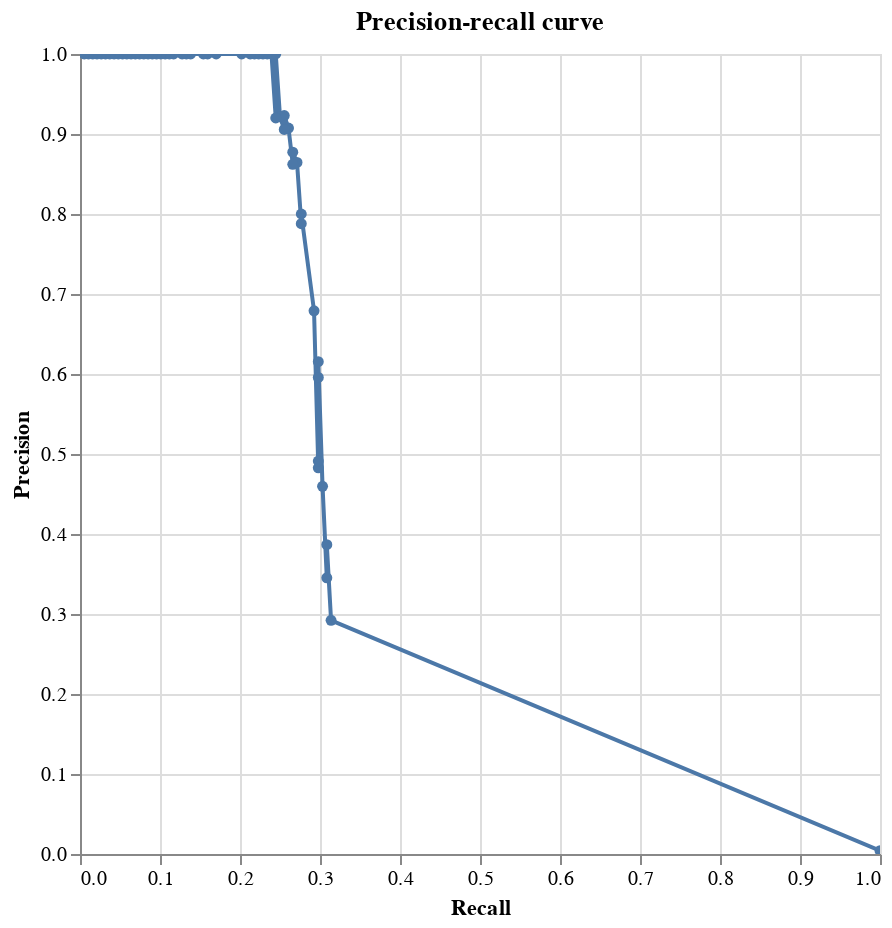

The cell this chart's notebook holds for it:
### Code cell
precision_recall_chart(labels_and_scores, spark)

### Figure 1 — Vega-Lite specification as saved in the notebook (floating-point values rounded to 4 significant figures)
{"$schema": "https://vega.github.io/schema/vega-lite/v4.8.1.json", "config": {"view": {"continuousHeight": 300, "continuousWidth": 400}}, "data": {"name": "data-fadd0e93e9546856cbc745a99e65285d", "values": [{"FN": 0, "FN_rate": 0, "FP": 44662, "FP_rate": 1, "N": 44662, "N_rate": 0.9958, "P": 188, "P_rate": 0.004192, "TN": 0, "TN_rate": 0, "TP": 188, "TP_rate": 1, "precision": 0.004192, "recall": 1, "row_count": 44850, "truth_threshold": 0}, {"FN": 129, "FN_rate": 0.6862, "FP": 143, "FP_rate": 0.003202, "N": 44662, "N_rate": 0.9958, "P": 188, "P_rate": 0.004192, "TN": 44519, "TN_rate": 0.9968, "TP": 59, "TP_rate": 0.3138, "precision": 0.2921, "recall": 0.3138, "row_count": 44850, "truth_threshold": 0.00507}, {"FN": 130, "FN_rate": 0.6915, "FP": 110, "FP_rate": 0.002463, "N": 44662, "N_rate": 0.9958, "P": 188, "P_rate": 0.004192, "TN": 44552, "TN_rate": 0.9975, "TP": 58, "TP_rate": 0.3085, "precision": 0.3452, "recall": 0.3085, "row_count": 44850, "truth_threshold": 0.01098}, {"FN": 130, "FN_rate": 0.6915, "FP": 92, "FP_rate": 0.00206, "N": 44662, "N_rate": 0.9958, "P": 188, "P_rate": 0.004192, "TN": 44570, "TN_rate": 0.9979, "TP": 58, "TP_rate": 0.3085, "precision": 0.3867, "recall": 0.3085, "row_count": 44850, "truth_threshold": 0.01204}, {"FN": 131, "FN_rate": 0.6968, "FP": 67, "FP_rate": 0.0015, "N": 44662, "N_rate": 0.9958, "P": 188, "P_rate": 0.004192, "TN": 44595, "TN_rate": 0.9985, "TP": 57, "TP_rate": 0.3032, "precision": 0.4597, "recall": 0.3032, "row_count": 44850, "truth_threshold": 0.02585}, {"FN": 132, "FN_rate": 0.7021, "FP": 60, "FP_rate": 0.001343, "N": 44662, "N_rate": 0.9958, "P": 188, "P_rate": 0.004192, "TN": 44602, "TN_rate": 0.9987, "TP": 56, "TP_rate": 0.2979, "precision": 0.4828, "recall": 0.2979, "row_count": 44850, "truth_threshold": 0.02868}, {"FN": 132, "FN_rate": 0.7021, "FP": 58, "FP_rate": 0.001299, "N": 44662, "N_rate": 0.9958, "P": 188, "P_rate": 0.004192, "TN": 44604, "TN_rate": 0.9987, "TP": 56, "TP_rate": 0.2979, "precision": 0.4912, "recall": 0.2979, "row_count": 44850, "truth_threshold": 0.05507}, {"FN": 132, "FN_rate": 0.7021, "FP": 38, "FP_rate": 0.0008508, "N": 44662, "N_rate": 0.9958, "P": 188, "P_rate": 0.004192, "TN": 44624, "TN_rate": 0.9991, "TP": 56, "TP_rate": 0.2979, "precision": 0.5957, "recall": 0.2979, "row_count": 44850, "truth_threshold": 0.06594}, {"FN": 132, "FN_rate": 0.7021, "FP": 35, "FP_rate": 0.0007837, "N": 44662, "N_rate": 0.9958, "P": 188, "P_rate": 0.004192, "TN": 44627, "TN_rate": 0.9992, "TP": 56, "TP_rate": 0.2979, "precision": 0.6154, "recall": 0.2979, "row_count": 44850, "truth_threshold": 0.1126}, {"FN": 133, "FN_rate": 0.7074, "FP": 26, "FP_rate": 0.0005822, "N": 44662, "N_rate": 0.9958, "P": 188, "P_rate": 0.004192, "TN": 44636, "TN_rate": 0.9994, "TP": 55, "TP_rate": 0.2926, "precision": 0.679, "recall": 0.2926, "row_count": 44850, "truth_threshold": 0.1223}, {"FN": 136, "FN_rate": 0.7234, "FP": 14, "FP_rate": 0.0003135, "N": 44662, "N_rate": 0.9958, "P": 188, "P_rate": 0.004192, "TN": 44648, "TN_rate": 0.9997, "TP": 52, "TP_rate": 0.2766, "precision": 0.7879, "recall": 0.2766, "row_count": 44850, "truth_threshold": 0.231}, {"FN": 136, "FN_rate": 0.7234, "FP": 13, "FP_rate": 0.0002911, "N": 44662, "N_rate": 0.9958, "P": 188, "P_rate": 0.004192, "TN": 44649, "TN_rate": 0.9997, "TP": 52, "TP_rate": 0.2766, "precision": 0.8, "recall": 0.2766, "row_count": 44850, "truth_threshold": 0.2328}, {"FN": 137, "FN_rate": 0.7287, "FP": 8, "FP_rate": 0.0001791, "N": 44662, "N_rate": 0.9958, "P": 188, "P_rate": 0.004192, "TN": 44654, "TN_rate": 0.9998, "TP": 51, "TP_rate": 0.2713, "precision": 0.8644, "recall": 0.2713, "row_count": 44850, "truth_threshold": 0.2339}, {"FN": 138, "FN_rate": 0.734, "FP": 8, "FP_rate": 0.0001791, "N": 44662, "N_rate": 0.9958, "P": 188, "P_rate": 0.004192, "TN": 44654, "TN_rate": 0.9998, "TP": 50, "TP_rate": 0.266, "precision": 0.8621, "recall": 0.266, "row_count": 44850, "truth_threshold": 0.6815}, {"FN": 138, "FN_rate": 0.734, "FP": 7, "FP_rate": 0.0001567, "N": 44662, "N_rate": 0.9958, "P": 188, "P_rate": 0.004192, "TN": 44655, "TN_rate": 0.9998, "TP": 50, "TP_rate": 0.266, "precision": 0.8772, "recall": 0.266, "row_count": 44850, "truth_threshold": 0.8089}, {"FN": 139, "FN_rate": 0.7394, "FP": 5, "FP_rate": 0.000112, "N": 44662, "N_rate": 0.9958, "P": 188, "P_rate": 0.004192, "TN": 44657, "TN_rate": 0.9999, "TP": 49, "TP_rate": 0.2606, "precision": 0.9074, "recall": 0.2606, "row_count": 44850, "truth_threshold": 0.8097}, {"FN": 140, "FN_rate": 0.7447, "FP": 5, "FP_rate": 0.000112, "N": 44662, "N_rate": 0.9958, "P": 188, "P_rate": 0.004192, "TN": 44657, "TN_rate": 0.9999, "TP": 48, "TP_rate": 0.2553, "precision": 0.9057, "recall": 0.2553, "row_count": 44850, "truth_threshold": 0.8233}, {"FN": 140, "FN_rate": 0.7447, "FP": 4, "FP_rate": 8.956e-05, "N": 44662, "N_rate": 0.9958, "P": 188, "P_rate": 0.004192, "TN": 44658, "TN_rate": 0.9999, "TP": 48, "TP_rate": 0.2553, "precision": 0.9231, "recall": 0.2553, "row_count": 44850, "truth_threshold": 0.8296}, {"FN": 141, "FN_rate": 0.75, "FP": 4, "FP_rate": 8.956e-05, "N": 44662, "N_rate": 0.9958, "P": 188, "P_rate": 0.004192, "TN": 44658, "TN_rate": 0.9999, "TP": 47, "TP_rate": 0.25, "precision": 0.9216, "recall": 0.25, "row_count": 44850, "truth_threshold": 0.8995}, {"FN": 142, "FN_rate": 0.7553, "FP": 4, "FP_rate": 8.956e-05, "N": 44662, "N_rate": 0.9958, "P": 188, "P_rate": 0.004192, "TN": 44658, "TN_rate": 0.9999, "TP": 46, "TP_rate": 0.2447, "precision": 0.92, "recall": 0.2447, "row_count": 44850, "truth_threshold": 0.9021}, {"FN": 142, "FN_rate": 0.7553, "FP": 0, "FP_rate": 0, "N": 44662, "N_rate": 0.9958, "P": 188, "P_rate": 0.004192, "TN": 44662, "TN_rate": 1, "TP": 46, "TP_rate": 0.2447, "precision": 1, "recall": 0.2447, "row_count": 44850, "truth_threshold": 0.9101}, {"FN": 143, "FN_rate": 0.7606, "FP": 0, "FP_rate": 0, "N": 44662, "N_rate": 0.9958, "P": 188, "P_rate": 0.004192, "TN": 44662, "TN_rate": 1, "TP": 45, "TP_rate": 0.2394, "precision": 1, "recall": 0.2394, "row_count": 44850, "truth_threshold": 0.9105}, {"FN": 144, "FN_rate": 0.766, "FP": 0, "FP_rate": 0, "N": 44662, "N_rate": 0.9958, "P": 188, "P_rate": 0.004192, "TN": 44662, "TN_rate": 1, "TP": 44, "TP_rate": 0.234, "precision": 1, "recall": 0.234, "row_count": 44850, "truth_threshold": 0.9227}, {"FN": 145, "FN_rate": 0.7713, "FP": 0, "FP_rate": 0, "N": 44662, "N_rate": 0.9958, "P": 188, "P_rate": 0.004192, "TN": 44662, "TN_rate": 1, "TP": 43, "TP_rate": 0.2287, "precision": 1, "recall": 0.2287, "row_count": 44850, "truth_threshold": 0.9288}, {"FN": 146, "FN_rate": 0.7766, "FP": 0, "FP_rate": 0, "N": 44662, "N_rate": 0.9958, "P": 188, "P_rate": 0.004192, "TN": 44662, "TN_rate": 1, "TP": 42, "TP_rate": 0.2234, "precision": 1, "recall": 0.2234, "row_count": 44850, "truth_threshold": 0.9471}, {"FN": 147, "FN_rate": 0.7819, "FP": 0, "FP_rate": 0, "N": 44662, "N_rate": 0.9958, "P": 188, "P_rate": 0.004192, "TN": 44662, "TN_rate": 1, "TP": 41, "TP_rate": 0.2181, "precision": 1, "recall": 0.2181, "row_count": 44850, "truth_threshold": 0.9571}, {"FN": 148, "FN_rate": 0.7872, "FP": 0, "FP_rate": 0, "N": 44662, "N_rate": 0.9958, "P": 188, "P_rate": 0.004192, "TN": 44662, "TN_rate": 1, "TP": 40, "TP_rate": 0.2128, "precision": 1, "recall": 0.2128, "row_count": 44850, "truth_threshold": 0.9598}, {"FN": 150, "FN_rate": 0.7979, "FP": 0, "FP_rate": 0, "N": 44662, "N_rate": 0.9958, "P": 188, "P_rate": 0.004192, "TN": 44662, "TN_rate": 1, "TP": 38, "TP_rate": 0.2021, "precision": 1, "recall": 0.2021, "row_count": 44850, "truth_threshold": 0.9737}, {"FN": 156, "FN_rate": 0.8298, "FP": 0, "FP_rate": 0, "N": 44662, "N_rate": 0.9958, "P": 188, "P_rate": 0.004192, "TN": 44662, "TN_rate": 1, "TP": 32, "TP_rate": 0.1702, "precision": 1, "recall": 0.1702, "row_count": 44850, "truth_threshold": 0.9816}, {"FN": 158, "FN_rate": 0.8404, "FP": 0, "FP_rate": 0, "N": 44662, "N_rate": 0.9958, "P": 188, "P_rate": 0.004192, "TN": 44662, "TN_rate": 1, "TP": 30, "TP_rate": 0.1596, "precision": 1, "recall": 0.1596, "row_count": 44850, "truth_threshold": 0.9832}, {"FN": 159, "FN_rate": 0.8457, "FP": 0, "FP_rate": 0, "N": 44662, "N_rate": 0.9958, "P": 188, "P_rate": 0.004192, "TN": 44662, "TN_rate": 1, "TP": 29, "TP_rate": 0.1543, "precision": 1, "recall": 0.1543, "row_count": 44850, "truth_threshold": 0.9834}, {"FN": 162, "FN_rate": 0.8617, "FP": 0, "FP_rate": 0, "N": 44662, "N_rate": 0.9958, "P": 188, "P_rate": 0.004192, "TN": 44662, "TN_rate": 1, "TP": 26, "TP_rate": 0.1383, "precision": 1, "recall": 0.1383, "row_count": 44850, "truth_threshold": 0.9915}, {"FN": 163, "FN_rate": 0.867, "FP": 0, "FP_rate": 0, "N": 44662, "N_rate": 0.9958, "P": 188, "P_rate": 0.004192, "TN": 44662, "TN_rate": 1, "TP": 25, "TP_rate": 0.133, "precision": 1, "recall": 0.133, "row_count": 44850, "truth_threshold": 0.9954}, {"FN": 164, "FN_rate": 0.8723, "FP": 0, "FP_rate": 0, "N": 44662, "N_rate": 0.9958, "P": 188, "P_rate": 0.004192, "TN": 44662, "TN_rate": 1, "TP": 24, "TP_rate": 0.1277, "precision": 1, "recall": 0.1277, "row_count": 44850, "truth_threshold": 0.9967}, {"FN": 166, "FN_rate": 0.883, "FP": 0, "FP_rate": 0, "N": 44662, "N_rate": 0.9958, "P": 188, "P_rate": 0.004192, "TN": 44662, "TN_rate": 1, "TP": 22, "TP_rate": 0.117, "precision": 1, "recall": 0.117, "row_count": 44850, "truth_threshold": 0.9968}, {"FN": 167, "FN_rate": 0.8883, "FP": 0, "FP_rate": 0, "N": 44662, "N_rate": 0.9958, "P": 188, "P_rate": 0.004192, "TN": 44662, "TN_rate": 1, "TP": 21, "TP_rate": 0.1117, "precision": 1, "recall": 0.1117, "row_count": 44850, "truth_threshold": 0.9984}, {"FN": 168, "FN_rate": 0.8936, "FP": 0, "FP_rate": 0, "N": 44662, "N_rate": 0.9958, "P": 188, "P_rate": 0.004192, "TN": 44662, "TN_rate": 1, "TP": 20, "TP_rate": 0.1064, "precision": 1, "recall": 0.1064, "row_count": 44850, "truth_threshold": 0.9986}, {"FN": 169, "FN_rate": 0.8989, "FP": 0, "FP_rate": 0, "N": 44662, "N_rate": 0.9958, "P": 188, "P_rate": 0.004192, "TN": 44662, "TN_rate": 1, "TP": 19, "TP_rate": 0.1011, "precision": 1, "recall": 0.1011, "row_count": 44850, "truth_threshold": 0.9989}, {"FN": 170, "FN_rate": 0.9043, "FP": 0, "FP_rate": 0, "N": 44662, "N_rate": 0.9958, "P": 188, "P_rate": 0.004192, "TN": 44662, "TN_rate": 1, "TP": 18, "TP_rate": 0.09574, "precision": 1, "recall": 0.09574, "row_count": 44850, "truth_threshold": 0.9993}, {"FN": 171, "FN_rate": 0.9096, "FP": 0, "FP_rate": 0, "N": 44662, "N_rate": 0.9958, "P": 188, "P_rate": 0.004192, "TN": 44662, "TN_rate": 1, "TP": 17, "TP_rate": 0.09043, "precision": 1, "recall": 0.09043, "row_count": 44850, "truth_threshold": 0.9997}, {"FN": 172, "FN_rate": 0.9149, "FP": 0, "FP_rate": 0, "N": 44662, "N_rate": 0.9958, "P": 188, "P_rate": 0.004192, "TN": 44662, "TN_rate": 1, "TP": 16, "TP_rate": 0.08511, "precision": 1, "recall": 0.08511, "row_count": 44850, "truth_threshold": 0.9997}, {"FN": 173, "FN_rate": 0.9202, "FP": 0, "FP_rate": 0, "N": 44662, "N_rate": 0.9958, "P": 188, "P_rate": 0.004192, "TN": 44662, "TN_rate": 1, "TP": 15, "TP_rate": 0.07979, "precision": 1, "recall": 0.07979, "row_count": 44850, "truth_threshold": 0.9998}, {"FN": 174, "FN_rate": 0.9255, "FP": 0, "FP_rate": 0, "N": 44662, "N_rate": 0.9958, "P": 188, "P_rate": 0.004192, "TN": 44662, "TN_rate": 1, "TP": 14, "TP_rate": 0.07447, "precision": 1, "recall": 0.07447, "row_count": 44850, "truth_threshold": 0.9998}, {"FN": 175, "FN_rate": 0.9309, "FP": 0, "FP_rate": 0, "N": 44662, "N_rate": 0.9958, "P": 188, "P_rate": 0.004192, "TN": 44662, "TN_rate": 1, "TP": 13, "TP_rate": 0.06915, "precision": 1, "recall": 0.06915, "row_count": 44850, "truth_threshold": 0.9998}, {"FN": 176, "FN_rate": 0.9362, "FP": 0, "FP_rate": 0, "N": 44662, "N_rate": 0.9958, "P": 188, "P_rate": 0.004192, "TN": 44662, "TN_rate": 1, "TP": 12, "TP_rate": 0.06383, "precision": 1, "recall": 0.06383, "row_count": 44850, "truth_threshold": 0.9998}, {"FN": 177, "FN_rate": 0.9415, "FP": 0, "FP_rate": 0, "N": 44662, "N_rate": 0.9958, "P": 188, "P_rate": 0.004192, "TN": 44662, "TN_rate": 1, "TP": 11, "TP_rate": 0.05851, "precision": 1, "recall": 0.05851, "row_count": 44850, "truth_threshold": 0.9999}, {"FN": 178, "FN_rate": 0.9468, "FP": 0, "FP_rate": 0, "N": 44662, "N_rate": 0.9958, "P": 188, "P_rate": 0.004192, "TN": 44662, "TN_rate": 1, "TP": 10, "TP_rate": 0.05319, "precision": 1, "recall": 0.05319, "row_count": 44850, "truth_threshold": 0.9999}, {"FN": 179, "FN_rate": 0.9521, "FP": 0, "FP_rate": 0, "N": 44662, "N_rate": 0.9958, "P": 188, "P_rate": 0.004192, "TN": 44662, "TN_rate": 1, "TP": 9, "TP_rate": 0.04787, "precision": 1, "recall": 0.04787, "row_count": 44850, "truth_threshold": 0.9999}, {"FN": 180, "FN_rate": 0.9574, "FP": 0, "FP_rate": 0, "N": 44662, "N_rate": 0.9958, "P": 188, "P_rate": 0.004192, "TN": 44662, "TN_rate": 1, "TP": 8, "TP_rate": 0.04255, "precision": 1, "recall": 0.04255, "row_count": 44850, "truth_threshold": 0.9999}, {"FN": 181, "FN_rate": 0.9628, "FP": 0, "FP_rate": 0, "N": 44662, "N_rate": 0.9958, "P": 188, "P_rate": 0.004192, "TN": 44662, "TN_rate": 1, "TP": 7, "TP_rate": 0.03723, "precision": 1, "recall": 0.03723, "row_count": 44850, "truth_threshold": 1.0}, {"FN": 182, "FN_rate": 0.9681, "FP": 0, "FP_rate": 0, "N": 44662, "N_rate": 0.9958, "P": 188, "P_rate": 0.004192, "TN": 44662, "TN_rate": 1, "TP": 6, "TP_rate": 0.03191, "precision": 1, "recall": 0.03191, "row_count": 44850, "truth_threshold": 1.0}, {"FN": 183, "FN_rate": 0.9734, "FP": 0, "FP_rate": 0, "N": 44662, "N_rate": 0.9958, "P": 188, "P_rate": 0.004192, "TN": 44662, "TN_rate": 1, "TP": 5, "TP_rate": 0.0266, "precision": 1, "recall": 0.0266, "row_count": 44850, "truth_threshold": 1.0}, {"FN": 184, "FN_rate": 0.9787, "FP": 0, "FP_rate": 0, "N": 44662, "N_rate": 0.9958, "P": 188, "P_rate": 0.004192, "TN": 44662, "TN_rate": 1, "TP": 4, "TP_rate": 0.02128, "precision": 1, "recall": 0.02128, "row_count": 44850, "truth_threshold": 1.0}, {"FN": 185, "FN_rate": 0.984, "FP": 0, "FP_rate": 0, "N": 44662, "N_rate": 0.9958, "P": 188, "P_rate": 0.004192, "TN": 44662, "TN_rate": 1, "TP": 3, "TP_rate": 0.01596, "precision": 1, "recall": 0.01596, "row_count": 44850, "truth_threshold": 1.0}, {"FN": 186, "FN_rate": 0.9894, "FP": 0, "FP_rate": 0, "N": 44662, "N_rate": 0.9958, "P": 188, "P_rate": 0.004192, "TN": 44662, "TN_rate": 1, "TP": 2, "TP_rate": 0.01064, "precision": 1, "recall": 0.01064, "row_count": 44850, "truth_threshold": 1.0}, {"FN": 187, "FN_rate": 0.9947, "FP": 0, "FP_rate": 0, "N": 44662, "N_rate": 0.9958, "P": 188, "P_rate": 0.004192, "TN": 44662, "TN_rate": 1, "TP": 1, "TP_rate": 0.005319, "precision": 1, "recall": 0.005319, "row_count": 44850, "truth_threshold": 1.0}]}, "encoding": {"tooltip": [{"field": "truth_threshold", "type": "quantitative"}, {"field": "FP_rate", "type": "quantitative"}, {"field": "TP_rate", "type": "quantitative"}, {"field": "TP", "type": "quantitative"}, {"field": "TN", "type": "quantitative"}, {"field": "FP", "type": "quantitative"}, {"field": "FN", "type": "quantitative"}, {"field": "precision", "type": "quantitative"}, {"field": "recall", "type": "quantitative"}], "x": {"field": "recall", "sort": ["-recall"], "title": "Recall", "type": "quantitative"}, "y": {"field": "precision", "sort": ["-precision"], "title": "Precision", "type": "quantitative"}}, "height": 400, "mark": {"clip": true, "point": true, "type": "line"}, "title": "Precision-recall curve", "width": 400}
